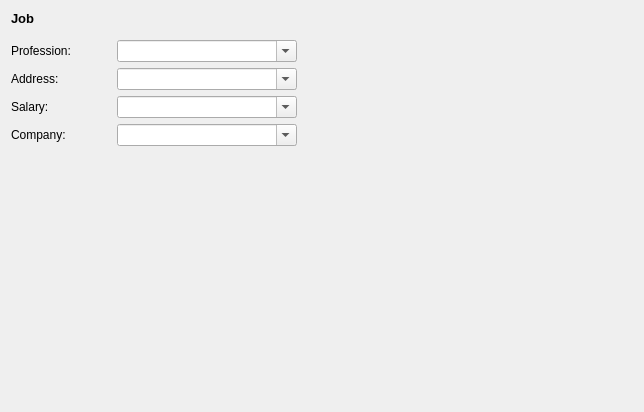
     <widget class="QWidget" name="tabwGroupsDetailPage7">
      <layout class="QGridLayout" name="gridLayout_19">
       <item row="0" column="0">
        <layout class="QGridLayout" name="gridLayout_18">
         <item row="5" column="1">
          <widget class="QComboBox" name="cboCompany">
           <property name="sizePolicy">
            <sizepolicy hsizetype="Fixed" vsizetype="Fixed">
             <horstretch>0</horstretch>
             <verstretch>0</verstretch>
            </sizepolicy>
           </property>
           <property name="minimumSize">
            <size>
             <width>180</width>
             <height>0</height>
            </size>
           </property>
           <property name="maximumSize">
            <size>
             <width>180</width>
             <height>16777215</height>
            </size>
           </property>
           <property name="editable">
            <bool>true</bool>
           </property>
          </widget>
         </item>
         <item row="4" column="1">
          <widget class="QComboBox" name="cboSalary">
           <property name="sizePolicy">
            <sizepolicy hsizetype="Fixed" vsizetype="Fixed">
             <horstretch>0</horstretch>
             <verstretch>0</verstretch>
            </sizepolicy>
           </property>
           <property name="minimumSize">
            <size>
             <width>180</width>
             <height>0</height>
            </size>
           </property>
           <property name="maximumSize">
            <size>
             <width>180</width>
             <height>16777215</height>
            </size>
           </property>
           <property name="editable">
            <bool>true</bool>
           </property>
          </widget>
         </item>
         <item row="5" column="0">
          <widget class="QLabel" name="label_30">
           <property name="sizePolicy">
            <sizepolicy hsizetype="Fixed" vsizetype="Preferred">
             <horstretch>0</horstretch>
             <verstretch>0</verstretch>
            </sizepolicy>
           </property>
           <property name="minimumSize">
            <size>
             <width>100</width>
             <height>0</height>
            </size>
           </property>
           <property name="maximumSize">
            <size>
             <width>100</width>
             <height>16777215</height>
            </size>
           </property>
           <property name="text">
            <string>Company:</string>
           </property>
          </widget>
         </item>
         <item row="4" column="0">
          <widget class="QLabel" name="label_27">
           <property name="sizePolicy">
            <sizepolicy hsizetype="Fixed" vsizetype="Preferred">
             <horstretch>0</horstretch>
             <verstretch>0</verstretch>
            </sizepolicy>
           </property>
           <property name="minimumSize">
            <size>
             <width>100</width>
             <height>0</height>
            </size>
           </property>
           <property name="maximumSize">
            <size>
             <width>100</width>
             <height>16777215</height>
            </size>
           </property>
           <property name="text">
            <string>Salary:</string>
           </property>
          </widget>
         </item>
         <item row="3" column="0">
          <widget class="QLabel" name="label_28">
           <property name="sizePolicy">
            <sizepolicy hsizetype="Fixed" vsizetype="Preferred">
             <horstretch>0</horstretch>
             <verstretch>0</verstretch>
            </sizepolicy>
           </property>
           <property name="minimumSize">
            <size>
             <width>100</width>
             <height>0</height>
            </size>
           </property>
           <property name="maximumSize">
            <size>
             <width>100</width>
             <height>16777215</height>
            </size>
           </property>
           <property name="text">
            <string>Address:</string>
           </property>
          </widget>
         </item>
         <item row="2" column="1">
          <widget class="QComboBox" name="cboProfession">
           <property name="sizePolicy">
            <sizepolicy hsizetype="Fixed" vsizetype="Fixed">
             <horstretch>0</horstretch>
             <verstretch>0</verstretch>
            </sizepolicy>
           </property>
           <property name="minimumSize">
            <size>
             <width>180</width>
             <height>0</height>
            </size>
           </property>
           <property name="maximumSize">
            <size>
             <width>180</width>
             <height>16777215</height>
            </size>
           </property>
           <property name="editable">
            <bool>true</bool>
           </property>
          </widget>
         </item>
         <item row="3" column="1">
          <widget class="QComboBox" name="cboAddress">
           <property name="sizePolicy">
            <sizepolicy hsizetype="Fixed" vsizetype="Fixed">
             <horstretch>0</horstretch>
             <verstretch>0</verstretch>
            </sizepolicy>
           </property>
           <property name="minimumSize">
            <size>
             <width>180</width>
             <height>0</height>
            </size>
           </property>
           <property name="maximumSize">
            <size>
             <width>180</width>
             <height>16777215</height>
            </size>
           </property>
           <property name="editable">
            <bool>true</bool>
           </property>
          </widget>
         </item>
         <item row="0" column="0" colspan="2">
          <widget class="QLabel" name="label_52">
           <property name="font">
            <font>
             <pointsize>10</pointsize>
             <weight>75</weight>
             <bold>true</bold>
            </font>
           </property>
           <property name="text">
            <string>Job</string>
           </property>
          </widget>
         </item>
         <item row="2" column="0">
          <widget class="QLabel" name="label_29">
           <property name="sizePolicy">
            <sizepolicy hsizetype="Fixed" vsizetype="Preferred">
             <horstretch>0</horstretch>
             <verstretch>0</verstretch>
            </sizepolicy>
           </property>
           <property name="minimumSize">
            <size>
             <width>100</width>
             <height>0</height>
            </size>
           </property>
           <property name="maximumSize">
            <size>
             <width>100</width>
             <height>16777215</height>
            </size>
           </property>
           <property name="text">
            <string>Profession:</string>
           </property>
          </widget>
         </item>
         <item row="1" column="0" colspan="2">
          <spacer name="verticalSpacer_12">
           <property name="orientation">
            <enum>Qt::Vertical</enum>
           </property>
           <property name="sizeType">
            <enum>QSizePolicy::Fixed</enum>
           </property>
           <property name="sizeHint" stdset="0">
            <size>
             <width>20</width>
             <height>8</height>
            </size>
           </property>
          </spacer>
         </item>
        </layout>
       </item>
       <item row="0" column="1">
        <spacer name="horizontalSpacer_6">
         <property name="orientation">
          <enum>Qt::Horizontal</enum>
         </property>
         <property name="sizeHint" stdset="0">
          <size>
           <width>336</width>
           <height>20</height>
          </size>
         </property>
        </spacer>
       </item>
       <item row="1" column="0">
        <spacer name="verticalSpacer_13">
         <property name="orientation">
          <enum>Qt::Vertical</enum>
         </property>
         <property name="sizeHint" stdset="0">
          <size>
           <width>20</width>
           <height>255</height>
          </size>
         </property>
        </spacer>
       </item>
      </layout>
     </widget>
